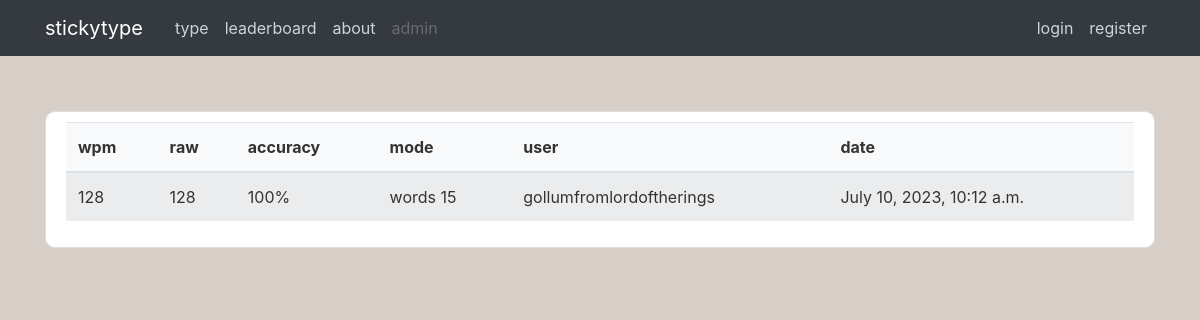
The app's page /stats/407/ with its own data.
### type/models.py (models this page shows, shortened)
class Stat(models.Model):
    author = models.ForeignKey(User, on_delete=models.CASCADE)
    wpm_total = models.PositiveSmallIntegerField(default=0)
    wpm_raw = models.PositiveSmallIntegerField(default=0)
    time = models.DateTimeField(auto_now_add=True)
    accuracy = models.PositiveSmallIntegerField(default=0)
    mode = models.CharField(max_length=20, default='')

### type/views.py (the view)
# urls.py: path('stats/<int:pk>/', StatDetailView.as_view(), name='stat-detail'),
class StatDetailView(DetailView):
    model = Stat

### type/templates/type/stat_detail.html (shortened to what this page needs)
{% extends "type/base.html" %}
{% block content%}
    <div class="content-section">
        <table class="table table-hover table-striped bg-light">
            <thead>
            <tr>
                <th scope="col">wpm</th>
                <th scope="col">raw</th>
                <th scope="col">accuracy</th>
                <th scope="col">mode</th>
                <th scope="col">user</th>
                <th scope="col">date</th>
            </tr>
            </thead>
            <tbody>
                <tr>
                    <td>{{ object.wpm_total }}</td>
                    <td>{{ object.wpm_raw }}</td>
                    <td>{{ object.accuracy }}%</td>
                    <td>{{ object.mode }}</td>
                    <td>{{ object.author.username }}</td>
                    <td>{{ object.time }}</td>
                </tr>
            </tbody>
        </table>
    </div>
{% endblock content%}

### type/static/type/main.css (style rules this page uses)
* { margin: 0; padding: 0; box-sizing: border-box; }
body { color: #333333; display: flex; align-items: center; background: #D7CEC7; }
.content-section { background: #ffffff; padding: 10px 20px; border: 1px solid #dddddd; border-radius: 10px; margin-top: 10%; }

### records on screen
Stat: wpm_total "128", wpm_raw "128", accuracy "100", mode "words 15", author.username "gollumfromlordoftherings", time "July 10, 2023, 10:12 a.m."
